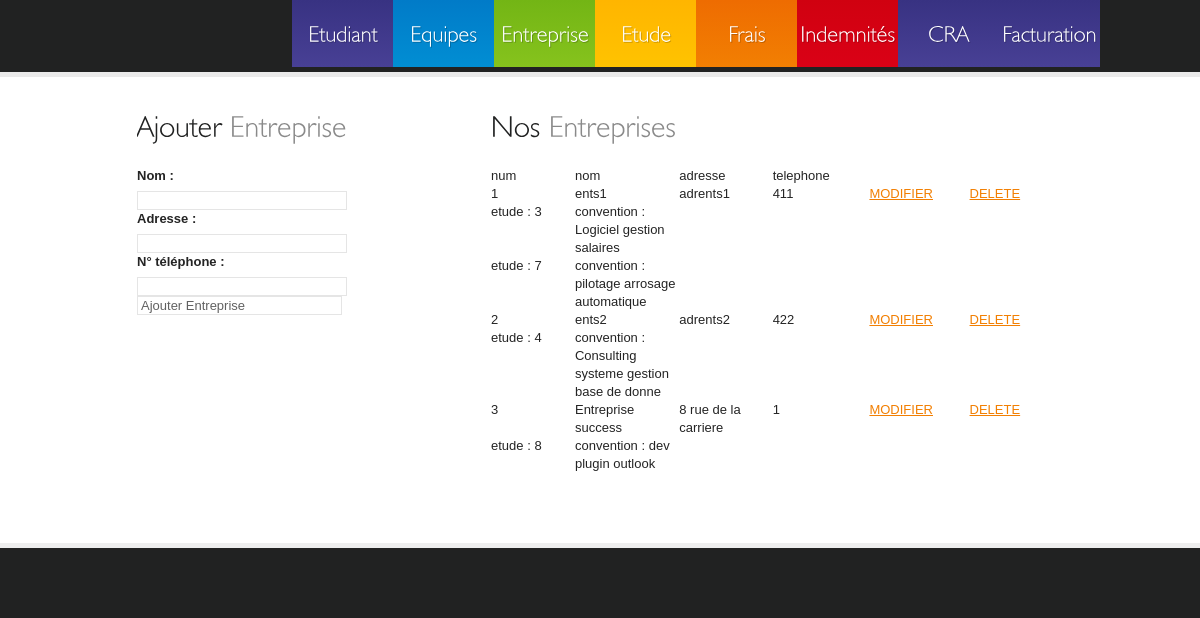
Before: /admin/corpTool.php?return=null with the older database file.
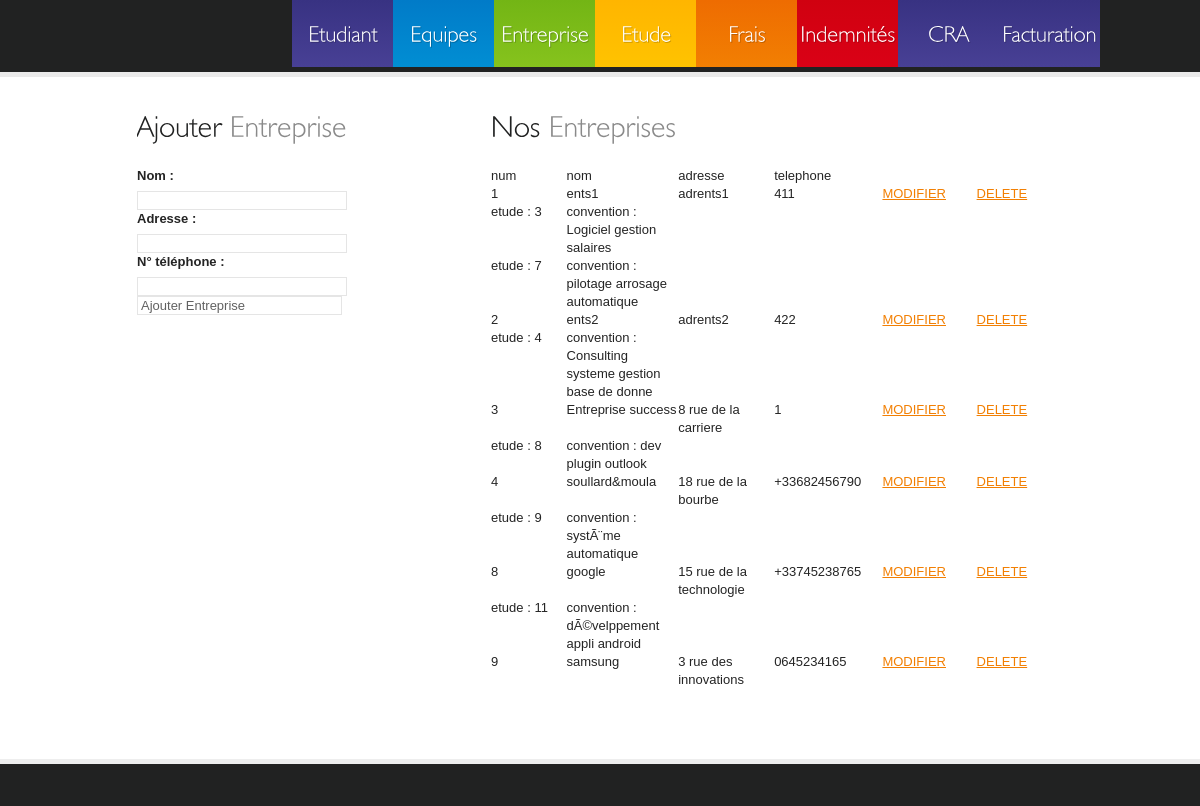
After: the same page with the newer database file.
### tables this page shows
CREATE TABLE `entreprise` (
  `noEnts` int(255) NOT NULL AUTO_INCREMENT,
  `nomEnts` varchar(20) NOT NULL,
  `adresseEnts` varchar(40) NOT NULL,
  `telEnts` varchar(15) NOT NULL,
  PRIMARY KEY (`noEnts`),
  UNIQUE KEY `noEnts` (`noEnts`)
);

CREATE TABLE `etude` (
  `noEtude` int(11) NOT NULL AUTO_INCREMENT,
  `noEnts` int(11) NOT NULL,
  `dateDebut` varchar(80) NOT NULL,
  `duree` int(11) NOT NULL,
  `dateFin` date NOT NULL,
  `prixJournee` int(11) NOT NULL,
  `convention` varchar(40) NOT NULL,
  `statut` tinyint(4) NOT NULL,
  PRIMARY KEY (`noEtude`),
  UNIQUE KEY `noEtude` (`noEtude`),
  KEY `noEnts` (`noEnts`)
);

### admin/corpTool.php (the view, shortened to what this page needs)
<!DOCTYPE html>
<html lang="fr">
    <head>
        <link rel="stylesheet" href="../css/reset.css" type="text/css" media="all">
        <link rel="stylesheet" href="../css/style.css" type="text/css" media="all">
    </head>
    <body>
        <header>
            <div class="container">
                <nav>
                    <ul>
                        <li><a href="studentTool.php?return='null">Etudiant</a></li>
                        <li><a href="equipeTool.php?return='null">Equipes</a></li>
                        <li><a href="corpTool.php?return='null'">Entreprise</a></li>
                        <li><a href="studyTool.php?return='null'">Etude</a></li>
                        <li><a href="fraistool.php?return='null'">Frais</a></li>
                        <li><a href="indemnitesSelectEtudiant.php">Indemnités</a></li>
                        <li><a href="craTool.php">CRA</a></li>
                        <li><a href="factureTool.php">Facturation</a></li>
                    </ul>
                </nav>
            </div>
        </header>
        <div class="main-box">
            <div class="container">
                <div class="inside">
                    <div class="wrapper">
                        <aside>
                            <h2>Ajouter <span>Entreprise</span></h2>
                            <form id="contacts-form" action="addCorp.php" method="post">
                                <fieldset>
                                    <div class="field">
                                        <label>Nom :</label>
                                        <input name="name" type="text" value=""/>
                                    </div>
                                    <div class="field">
                                        <label>Adresse :</label>
                                        <input name="adress" type="text" value=""/>
                                    </div>
                                    <div class="field">
                                        <label>N° téléphone :</label>
                                        <input name="phoneNum" type="text" value=""/>
                                    </div>
                                    <div>
                                        <input type="submit" value="Ajouter Entreprise" /><br/>
                                    </div>
                                </fieldset>
                            </form>
                        </aside>
                        <section id="content">
                            <article>
                                <h2>Nos <span>Entreprises</span></h2>
                                <ul class="contacts">
                                    <?php
                                    $request = mysql_query('SELECT * FROM entreprise');
                                    echo '<table><tr><td>num</td><td>nom</td><td>adresse</td><td>telephone</td></tr>';
                                    while ($tuple = mysql_fetch_object($request)) {
                                        $id = $tuple->noEnts;
                                        $nom = $tuple->nomEnts;
                                        $adress = $tuple->adresseEnts;
                                        $phone = $tuple->telEnts;
                                        echo "<tr><td>$id</td><td>$nom</td><td>$adress</td><td>$phone</td>";
                                        echo"<td><a href=\"modifyCorp.php?id=$id\">MODIFIER    </a></td>";
                                        echo "<td><a href=\"deleteCorp.php?id=$id\">DELETE</a></td></tr>";
                                        $etude = mysql_query("SELECT * FROM etude WHERE noEnts='$id'");
                                        while ($tupleetude = mysql_fetch_object($etude)) {
                                            $idEtude = $tupleetude->noEtude;
                                            $convention = $tupleetude->convention;
                                            echo "<tr><td>etude : $idEtude</td><td> convention : $convention</td></tr>";
                                        }
                                    }
                                    echo '</table>';
                                    ?>
                                </ul>
                            </article>
                        </section>
                    </div>
                </div>
            </div>
        </div>
        <footer>
        </footer>
    </body>
</html>

Changed rows visible on the page:
added entreprise: noEnts "4", nomEnts "soullard&moula", adresseEnts "18 rue de la bourbe", telEnts "+33682456790"
added etude: noEtude "9", convention "systÃ¨me automatique", shown under "4"
added entreprise: noEnts "8", nomEnts "google", adresseEnts "15 rue de la technologie", telEnts "+33745238765"
added etude: noEtude "11", convention "dÃ©velppement appli android", shown under "8"
added entreprise: noEnts "9", nomEnts "samsung", adresseEnts "3 rue des innovations", telEnts "0645234165"
